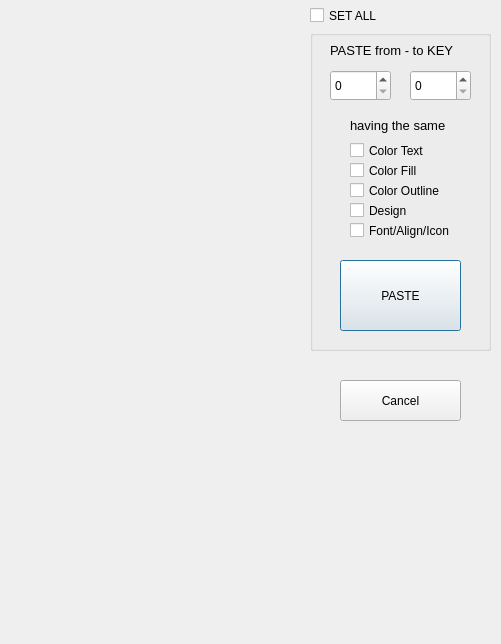
<?xml version="1.0" encoding="UTF-8"?>
<ui version="4.0">
 <class>DlgKeyPaste</class>
 <widget class="QDialog" name="DlgKeyPaste">
  <property name="geometry">
   <rect>
    <x>0</x>
    <y>0</y>
    <width>501</width>
    <height>644</height>
   </rect>
  </property>
  <property name="windowTitle">
   <string>Special paste to a range of keys</string>
  </property>
  <widget class="QSpinBox" name="spinBox1">
   <property name="geometry">
    <rect>
     <x>330</x>
     <y>70</y>
     <width>61</width>
     <height>31</height>
    </rect>
   </property>
  </widget>
  <widget class="QSpinBox" name="spinBox2">
   <property name="geometry">
    <rect>
     <x>410</x>
     <y>70</y>
     <width>61</width>
     <height>31</height>
    </rect>
   </property>
  </widget>
  <widget class="QLabel" name="label">
   <property name="geometry">
    <rect>
     <x>330</x>
     <y>40</y>
     <width>141</width>
     <height>21</height>
    </rect>
   </property>
   <property name="font">
    <font>
     <pointsize>10</pointsize>
    </font>
   </property>
   <property name="text">
    <string>PASTE from - to KEY</string>
   </property>
  </widget>
  <widget class="QPushButton" name="BtOk">
   <property name="geometry">
    <rect>
     <x>340</x>
     <y>260</y>
     <width>121</width>
     <height>71</height>
    </rect>
   </property>
   <property name="text">
    <string>PASTE</string>
   </property>
  </widget>
  <widget class="QPushButton" name="BtCn">
   <property name="geometry">
    <rect>
     <x>340</x>
     <y>380</y>
     <width>121</width>
     <height>41</height>
    </rect>
   </property>
   <property name="text">
    <string>Cancel</string>
   </property>
  </widget>
  <widget class="QCheckBox" name="checkBox">
   <property name="geometry">
    <rect>
     <x>310</x>
     <y>0</y>
     <width>101</width>
     <height>31</height>
    </rect>
   </property>
   <property name="text">
    <string>SET ALL</string>
   </property>
  </widget>
  <widget class="QCheckBox" name="checkBox_C1_2">
   <property name="geometry">
    <rect>
     <x>350</x>
     <y>140</y>
     <width>121</width>
     <height>21</height>
    </rect>
   </property>
   <property name="text">
    <string>Color Text</string>
   </property>
  </widget>
  <widget class="QCheckBox" name="checkBox_C2_2">
   <property name="geometry">
    <rect>
     <x>350</x>
     <y>160</y>
     <width>121</width>
     <height>21</height>
    </rect>
   </property>
   <property name="text">
    <string>Color Fill</string>
   </property>
  </widget>
  <widget class="QCheckBox" name="checkBox_C3_2">
   <property name="geometry">
    <rect>
     <x>350</x>
     <y>180</y>
     <width>121</width>
     <height>21</height>
    </rect>
   </property>
   <property name="text">
    <string>Color Outline</string>
   </property>
  </widget>
  <widget class="QLabel" name="label_2">
   <property name="geometry">
    <rect>
     <x>350</x>
     <y>110</y>
     <width>121</width>
     <height>31</height>
    </rect>
   </property>
   <property name="font">
    <font>
     <pointsize>10</pointsize>
    </font>
   </property>
   <property name="text">
    <string>having the same</string>
   </property>
  </widget>
  <widget class="QCheckBox" name="checkBox_DS_2">
   <property name="geometry">
    <rect>
     <x>350</x>
     <y>200</y>
     <width>121</width>
     <height>21</height>
    </rect>
   </property>
   <property name="text">
    <string>Design</string>
   </property>
  </widget>
  <widget class="QCheckBox" name="checkBox_FS_2">
   <property name="geometry">
    <rect>
     <x>350</x>
     <y>220</y>
     <width>121</width>
     <height>21</height>
    </rect>
   </property>
   <property name="text">
    <string>Font/Align/Icon</string>
   </property>
  </widget>
  <widget class="QGroupBox" name="groupBox">
   <property name="geometry">
    <rect>
     <x>310</x>
     <y>30</y>
     <width>181</width>
     <height>321</height>
    </rect>
   </property>
   <property name="title">
    <string/>
   </property>
  </widget>
  <zorder>groupBox</zorder>
  <zorder>spinBox1</zorder>
  <zorder>spinBox2</zorder>
  <zorder>label</zorder>
  <zorder>BtOk</zorder>
  <zorder>BtCn</zorder>
  <zorder>checkBox</zorder>
  <zorder>checkBox_C1_2</zorder>
  <zorder>checkBox_C2_2</zorder>
  <zorder>checkBox_C3_2</zorder>
  <zorder>label_2</zorder>
  <zorder>checkBox_DS_2</zorder>
  <zorder>checkBox_FS_2</zorder>
 </widget>
 <resources/>
 <connections/>
</ui>
